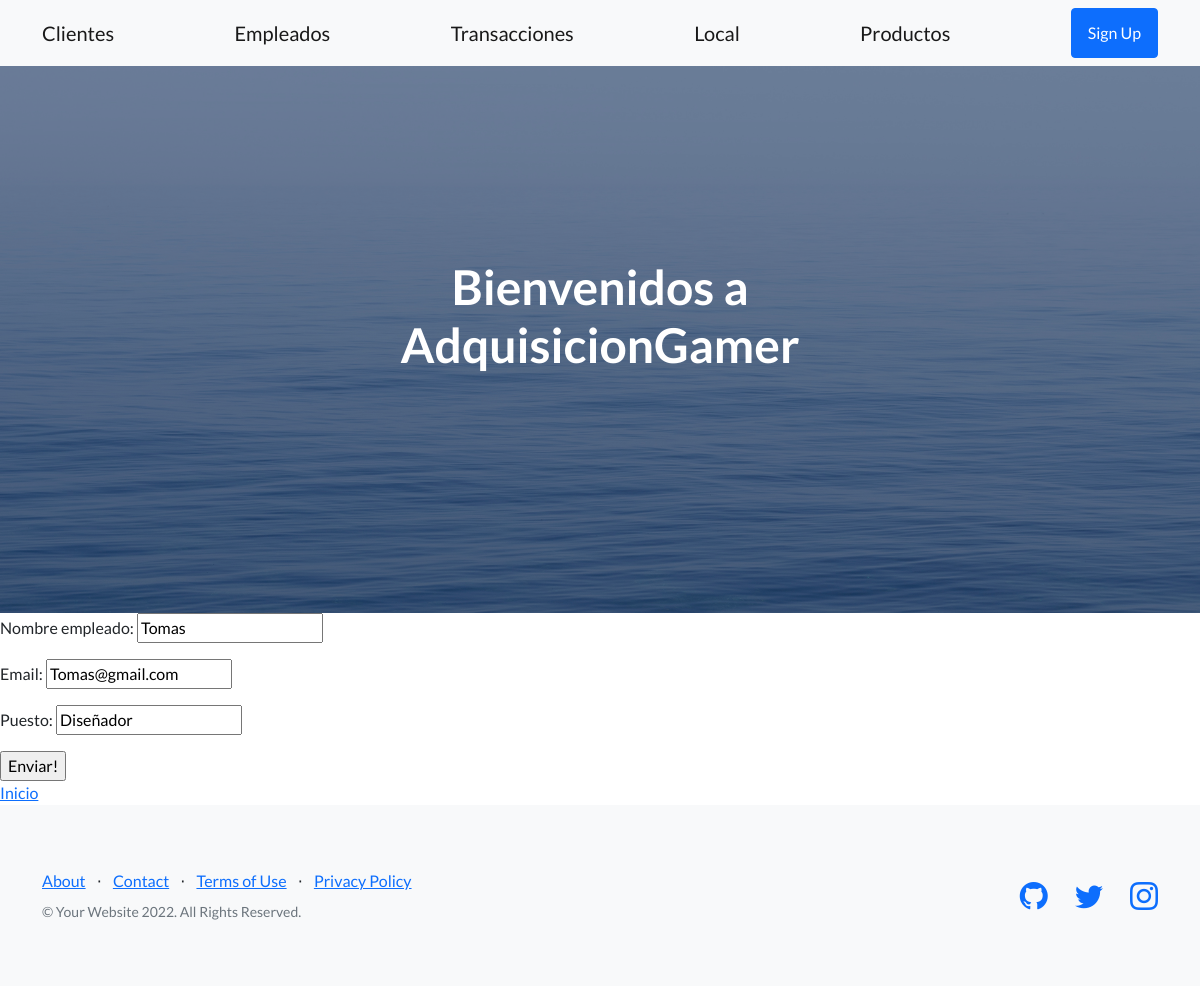
The page /Appfinal/modificar_empleado/8 (signed in) on the database its author committed.
### Appfinal/models.py (models this page shows, shortened)
class empleado(models.Model):
    nombre_empleado = models.CharField(max_length=40)
    email = models.EmailField()
    puesto = models.CharField(max_length=40)

### Appfinal/views.py (the view)
# urls.py: path('modificar_empleado/<pk>', views.Modificar_empleado.as_view(), name="empleadoModificar"),
class Modificar_empleado(LoginRequiredMixin, UpdateView):
    model = empleado
    success_url = '/Appfinal/empleado_lista'
    fields = ['nombre_empleado', 'email', 'puesto']

### Appfinal/templates/Appfinal/empleado_form.html
{% extends "Appfinal/template_logueado.html" %}
{% load static %}
{% block B %}
    <form method="post"> {% csrf_token %}
        {{ form.as_p }}
         <input type="submit" value="Enviar!">
    </form>
    <a href="{% url 'empleadoInicio'  %}">Inicio</a>
{% endblock %}

### rows shown on the page
empleado: nombre_empleado "Tomas", email "Tomas@gmail.com", puesto "Diseñador"
